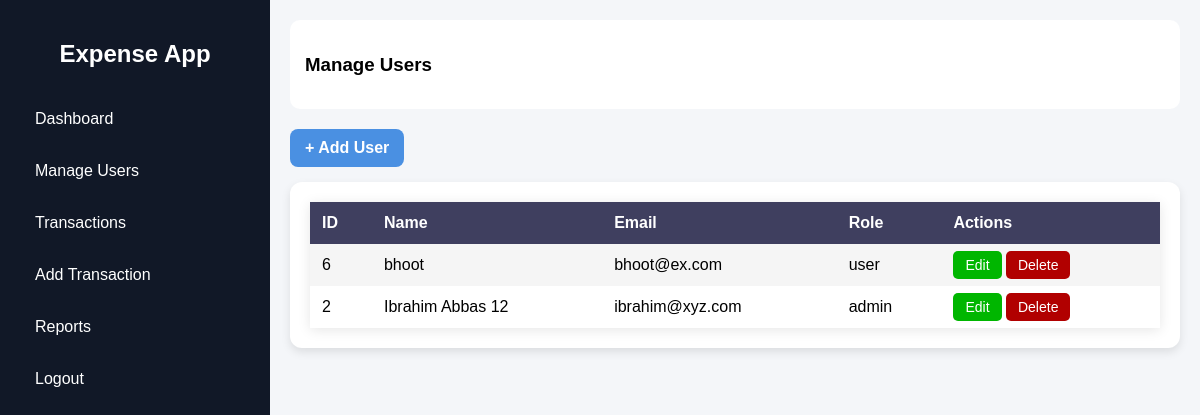
/public/admin/users.php (signed in), run on the app's committed database.
### tables this page shows
CREATE TABLE `users` (
  `id` int(11) NOT NULL,
  `name` varchar(100) DEFAULT NULL,
  `email` varchar(100) DEFAULT NULL,
  `password` varchar(255) DEFAULT NULL,
  `role` enum('admin','user') DEFAULT 'user',
  `created_at` timestamp NOT NULL DEFAULT current_timestamp()
);

### public/admin/users.php (the view, shortened to what this page needs)
<?php
require_once(__DIR__ . "/../../includes/db.php");
?>
<!DOCTYPE html>
<html>
<head>
<link rel="stylesheet" href="/expense_app/assets/css/dashboard.css">
</head>
<body>
<?php
include '../../includes/admin_sideBar.php';
?>
<div class="main-content">
    <div class="topbar">
        <h3 class ="page-title">Manage Users</h3>
    </div>
    <a href="add_user.php" class="add-btn">+ Add User</a>
    <div id="table-con">
    <table class="table">
        <tr>
            <th>ID</th>
            <th>Name</th>
            <th>Email</th>
            <th>Role</th>
            <th>Actions</th>
        </tr>
        <?php
        $result = $conn->query("SELECT * FROM users ORDER BY id DESC");
        while ($row = $result->fetch_assoc()):
        ?>
        <tr>
            <td><?= $row['id']; ?></td>
            <td><?= $row['name']; ?></td>
            <td><?= $row['email']; ?></td>
            <td><?= $row['role']; ?></td>
            <td>
                <a class="edit-btn" href="edit_user.php?id=<?= $row['id']; ?>">Edit</a>
                <a class="delete-btn" href="delete_user.php?id=<?= $row['id']; ?>">Delete</a>
            </td>
        </tr>
        <?php endwhile; ?>
    </table>
    </div>
</div>
</body>
</html>

### assets/css/dashboard.css (style rules this page uses)
* { margin: 0; padding: 0; box-sizing: border-box; font-family: "Poppins", sans-serif; }
body { margin: 0; font-family: 'Poppins', sans-serif; background: #f4f6f9; display: flex; }
.main-content { margin-left: 270px; padding: 20px; width: 100%; }
.topbar { background: white; padding: 15px; border-radius: 10px; margin-bottom: 20px; }
.page-title { display: block; font-size: 1.17em; margin-block-start: 1em; margin-block-end: 1em; margin-inline-start: 0px; margin-inline-end: 0px; font-weight: bold; unicode-bidi: isolate; }
.add-btn { display: inline-block; background: #4a90e2; padding: 10px 15px; color: white; text-decoration: none; border-radius: 8px; margin-bottom: 15px; font-weight: 600; }
.edit-btn { background: #00b600; padding: 6px 12px; border-radius: 5px; color: white; text-decoration: none; font-size: 14px; }
.delete-btn { background: #b10000; padding: 6px 12px; border-radius: 5px; color: white; text-decoration: none; font-size: 14px; }
#table-con { background: #fff; padding: 20px; border-radius: 12px; box-shadow: 0 4px 10px rgba(0,0,0,0.1); }
.table { width: 100%; background: white; border-collapse: collapse; box-shadow: 0px 2px 12px rgba(0,0,0,0.1); }
.table th, .table td { padding: 12px; text-align: left; }
.table th { background: #3f3f5f; color: white; }
.table tr:nth-child(even) { background: #f5f5f5; }

### data on the page
users: id "6", name "bhoot", email "bhoot@ex.com", role "user"
users: id "2", name "Ibrahim Abbas 12", email "ibrahim@xyz.com", role "admin"
